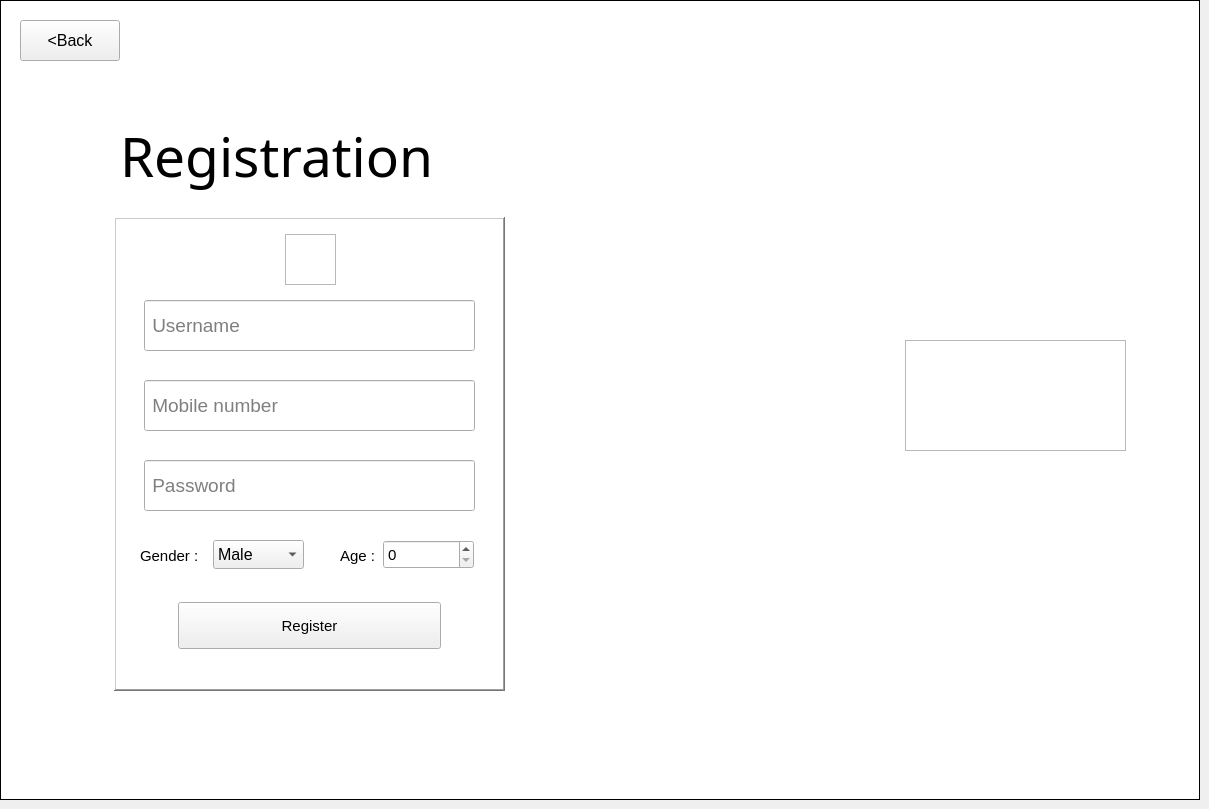
    <widget class="QWidget" name="registerPage">
     <widget class="QGraphicsView" name="registerPage2">
      <property name="geometry">
       <rect>
        <x>0</x>
        <y>0</y>
        <width>1200</width>
        <height>800</height>
       </rect>
      </property>
      <property name="minimumSize">
       <size>
        <width>1200</width>
        <height>800</height>
       </size>
      </property>
      <property name="maximumSize">
       <size>
        <width>1200</width>
        <height>800</height>
       </size>
      </property>
      <property name="font">
       <font>
        <pointsize>11</pointsize>
        <weight>50</weight>
        <bold>false</bold>
       </font>
      </property>
      <property name="cursor" stdset="0">
       <cursorShape>ArrowCursor</cursorShape>
      </property>
      <property name="styleSheet">
       <string notr="true">border-image: url(:/img/resource/271694.jpg);</string>
      </property>
      <property name="frameShape">
       <enum>QFrame::Box</enum>
      </property>
      <property name="frameShadow">
       <enum>QFrame::Plain</enum>
      </property>
     </widget>
     <widget class="QLabel" name="RegisterPageTitle">
      <property name="geometry">
       <rect>
        <x>120</x>
        <y>110</y>
        <width>391</width>
        <height>91</height>
       </rect>
      </property>
      <property name="font">
       <font>
        <family>Stencil</family>
        <pointsize>41</pointsize>
        <weight>50</weight>
        <bold>false</bold>
       </font>
      </property>
      <property name="text">
       <string>Registration</string>
      </property>
     </widget>
     <widget class="QLineEdit" name="registerPageUsername">
      <property name="geometry">
       <rect>
        <x>144</x>
        <y>300</y>
        <width>331</width>
        <height>51</height>
       </rect>
      </property>
      <property name="sizePolicy">
       <sizepolicy hsizetype="Expanding" vsizetype="Fixed">
        <horstretch>0</horstretch>
        <verstretch>0</verstretch>
       </sizepolicy>
      </property>
      <property name="sizeIncrement">
       <size>
        <width>0</width>
        <height>0</height>
       </size>
      </property>
      <property name="baseSize">
       <size>
        <width>0</width>
        <height>0</height>
       </size>
      </property>
      <property name="font">
       <font>
        <pointsize>14</pointsize>
       </font>
      </property>
      <property name="frame">
       <bool>true</bool>
      </property>
      <property name="cursorPosition">
       <number>0</number>
      </property>
      <property name="alignment">
       <set>Qt::AlignLeading|Qt::AlignLeft|Qt::AlignVCenter</set>
      </property>
      <property name="placeholderText">
       <string notr="true"> Username</string>
      </property>
     </widget>
     <widget class="QLineEdit" name="registerPageMobile">
      <property name="geometry">
       <rect>
        <x>144</x>
        <y>380</y>
        <width>331</width>
        <height>51</height>
       </rect>
      </property>
      <property name="font">
       <font>
        <pointsize>14</pointsize>
       </font>
      </property>
      <property name="alignment">
       <set>Qt::AlignLeading|Qt::AlignLeft|Qt::AlignVCenter</set>
      </property>
      <property name="placeholderText">
       <string> Mobile number</string>
      </property>
     </widget>
     <widget class="QLineEdit" name="registerPagePassword">
      <property name="geometry">
       <rect>
        <x>144</x>
        <y>460</y>
        <width>331</width>
        <height>51</height>
       </rect>
      </property>
      <property name="font">
       <font>
        <pointsize>14</pointsize>
       </font>
      </property>
      <property name="echoMode">
       <enum>QLineEdit::Password</enum>
      </property>
      <property name="alignment">
       <set>Qt::AlignLeading|Qt::AlignLeft|Qt::AlignVCenter</set>
      </property>
      <property name="placeholderText">
       <string> Password</string>
      </property>
     </widget>
     <widget class="QComboBox" name="registerPageGenderSelect">
      <property name="geometry">
       <rect>
        <x>213</x>
        <y>540</y>
        <width>91</width>
        <height>29</height>
       </rect>
      </property>
      <property name="font">
       <font>
        <pointsize>12</pointsize>
        <weight>50</weight>
        <bold>false</bold>
       </font>
      </property>
      <property name="cursor">
       <cursorShape>PointingHandCursor</cursorShape>
      </property>
      <item>
       <property name="text">
        <string>Male</string>
       </property>
      </item>
      <item>
       <property name="text">
        <string>Female</string>
       </property>
      </item>
     </widget>
     <widget class="QPushButton" name="registerPageBackButton">
      <property name="geometry">
       <rect>
        <x>20</x>
        <y>20</y>
        <width>100</width>
        <height>41</height>
       </rect>
      </property>
      <property name="font">
       <font>
        <pointsize>12</pointsize>
       </font>
      </property>
      <property name="text">
       <string>&lt;Back</string>
      </property>
     </widget>
     <widget class="QLabel" name="registerGenderLabel">
      <property name="geometry">
       <rect>
        <x>140</x>
        <y>540</y>
        <width>71</width>
        <height>31</height>
       </rect>
      </property>
      <property name="font">
       <font>
        <pointsize>11</pointsize>
        <weight>50</weight>
        <bold>false</bold>
       </font>
      </property>
      <property name="text">
       <string>Gender : </string>
      </property>
     </widget>
     <widget class="QLabel" name="registerGenderLabel_2">
      <property name="geometry">
       <rect>
        <x>340</x>
        <y>540</y>
        <width>41</width>
        <height>31</height>
       </rect>
      </property>
      <property name="font">
       <font>
        <pointsize>11</pointsize>
        <weight>50</weight>
        <bold>false</bold>
       </font>
      </property>
      <property name="text">
       <string>Age : </string>
      </property>
     </widget>
     <widget class="QSpinBox" name="registerPageAgeBox">
      <property name="geometry">
       <rect>
        <x>383</x>
        <y>540</y>
        <width>91</width>
        <height>29</height>
       </rect>
      </property>
      <property name="font">
       <font>
        <pointsize>11</pointsize>
       </font>
      </property>
      <property name="toolTip">
       <string>&lt;html&gt;&lt;head/&gt;&lt;body&gt;&lt;p&gt;&lt;br/&gt;&lt;/p&gt;&lt;/body&gt;&lt;/html&gt;</string>
      </property>
      <property name="suffix">
       <string/>
      </property>
      <property name="maximum">
       <number>150</number>
      </property>
     </widget>
     <widget class="QGraphicsView" name="registerPageRegisterFrame">
      <property name="geometry">
       <rect>
        <x>114</x>
        <y>217</y>
        <width>391</width>
        <height>474</height>
       </rect>
      </property>
      <property name="font">
       <font>
        <pointsize>20</pointsize>
        <kerning>true</kerning>
       </font>
      </property>
      <property name="frameShape">
       <enum>QFrame::WinPanel</enum>
      </property>
      <property name="frameShadow">
       <enum>QFrame::Raised</enum>
      </property>
      <property name="lineWidth">
       <number>0</number>
      </property>
      <property name="midLineWidth">
       <number>0</number>
      </property>
      <property name="dragMode">
       <enum>QGraphicsView::NoDrag</enum>
      </property>
     </widget>
     <widget class="QPushButton" name="regiterPageRegisterButton">
      <property name="geometry">
       <rect>
        <x>178</x>
        <y>602</y>
        <width>263</width>
        <height>47</height>
       </rect>
      </property>
      <property name="font">
       <font>
        <pointsize>11</pointsize>
       </font>
      </property>
      <property name="text">
       <string>Register</string>
      </property>
     </widget>
     <widget class="QGraphicsView" name="FoodiePalaceLogo">
      <property name="geometry">
       <rect>
        <x>905</x>
        <y>340</y>
        <width>221</width>
        <height>111</height>
       </rect>
      </property>
      <property name="styleSheet">
       <string notr="true">border-image: url(:/img/resource/logo.png);</string>
      </property>
     </widget>
     <widget class="QGraphicsView" name="userpfpGraphicsView">
      <property name="geometry">
       <rect>
        <x>285</x>
        <y>234</y>
        <width>51</width>
        <height>51</height>
       </rect>
      </property>
      <property name="styleSheet">
       <string notr="true">border-image: url(:/img/resource/profile.png);</string>
      </property>
     </widget>
     <zorder>registerPage2</zorder>
     <zorder>registerPageRegisterFrame</zorder>
     <zorder>RegisterPageTitle</zorder>
     <zorder>registerPageUsername</zorder>
     <zorder>registerPageMobile</zorder>
     <zorder>registerPagePassword</zorder>
     <zorder>registerPageGenderSelect</zorder>
     <zorder>registerPageBackButton</zorder>
     <zorder>registerGenderLabel</zorder>
     <zorder>registerGenderLabel_2</zorder>
     <zorder>registerPageAgeBox</zorder>
     <zorder>regiterPageRegisterButton</zorder>
     <zorder>FoodiePalaceLogo</zorder>
     <zorder>userpfpGraphicsView</zorder>
    </widget>
